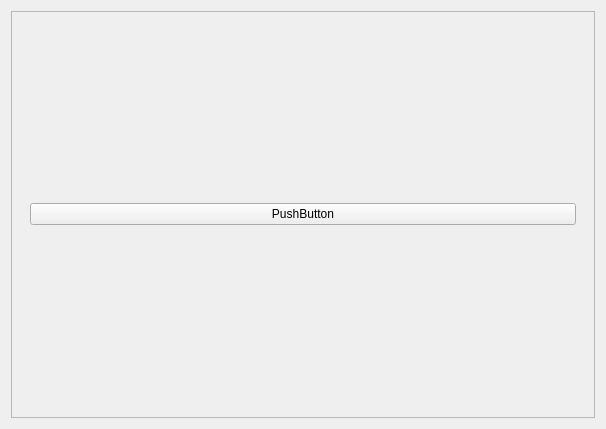
<?xml version="1.0" encoding="UTF-8"?>
<ui version="4.0">
 <class>Form</class>
 <widget class="QWidget" name="Form">
  <property name="geometry">
   <rect>
    <x>0</x>
    <y>0</y>
    <width>606</width>
    <height>429</height>
   </rect>
  </property>
  <property name="windowTitle">
   <string>Form</string>
  </property>
  <layout class="QHBoxLayout" name="horizontalLayout">
   <item>
    <widget class="QScrollArea" name="scrollArea">
     <property name="widgetResizable">
      <bool>true</bool>
     </property>
     <widget class="QWidget" name="scrollAreaWidgetContents">
      <property name="geometry">
       <rect>
        <x>0</x>
        <y>0</y>
        <width>592</width>
        <height>415</height>
       </rect>
      </property>
      <layout class="QVBoxLayout" name="verticalLayout">
       <item>
        <widget class="QWidget" name="widget" native="true">
         <layout class="QHBoxLayout" name="horizontalLayout_3">
          <item>
           <widget class="QPushButton" name="pushButton">
            <property name="text">
             <string>PushButton</string>
            </property>
           </widget>
          </item>
         </layout>
        </widget>
       </item>
      </layout>
     </widget>
    </widget>
   </item>
  </layout>
 </widget>
 <resources/>
 <connections/>
</ui>
